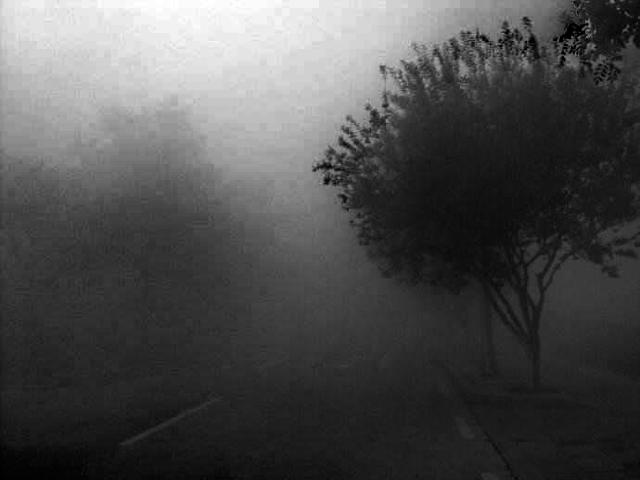
%> input picture LaneDetectionInFog/imgs/dehazed1.jpg, 640 x 480 px
$ octave --eval "result = preprocess(imread('../imgs/dehazed1.jpg'));"   (GNU Octave 9; MATLAB toolbox functions it lacks are replaced by stand-ins)
%> lines starting %> are read from the running program, lines starting %| are printed output that depends on the picture; in (x1, y1, x2, y2) boxes, pixels count from 0 and x2, y2 are one past the last pixel; in counts of white or black regions, pixels touching at a corner belong together; the program's own positions count from 1
function [frame,area] = preprocess(frame)
frame = rgb2gray(frame);
%> frame is the input picture: size 480x640 uint8; min 0, max 255, mean 77.6
frame = imresize(frame,[480,640]);
img = medfilt2(frame);
% se = strel('disk',3);
% img = imerode(img,se);
[Height,Width] = size(frame);
%> Height = 480; Width = 640
area = edge(frame,'canny',0.12,0.6);
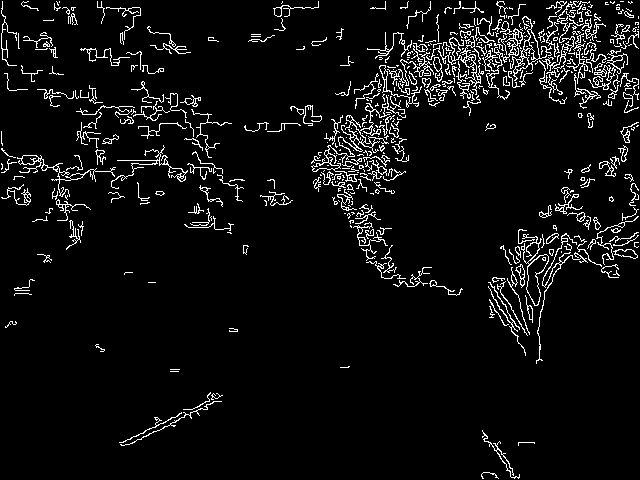
%> area: size 480x640 logical; 5.7% white in thin lines or dots
area(Height-30:Height,:)=0;
roi = 250;

area(1:roi,:)=0;  % 选取感兴趣面积
area(roi:roi+60,1:150)=0;
%> area: size 480x640 logical; 0.74% white in thin lines or dots, all inside (x1, y1, x2, y2) = (5, 250, 638, 449)
area(roi:roi+60,Width-150:Width)=0;
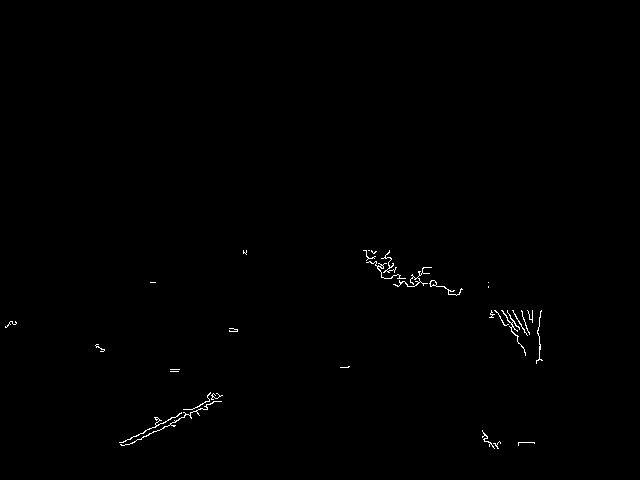
%> area: size 480x640 logical; 0.4% white in thin lines or dots, all inside (x1, y1, x2, y2) = (5, 250, 543, 449)
area(:,1:10)=0;
%> area: size 480x640 logical; 0.39% white in thin lines or dots, all inside (x1, y1, x2, y2) = (10, 250, 543, 449)
area(:,Width-10:Width)=0;
area = bwareaopen(area,50,8);  % 去小面积小点
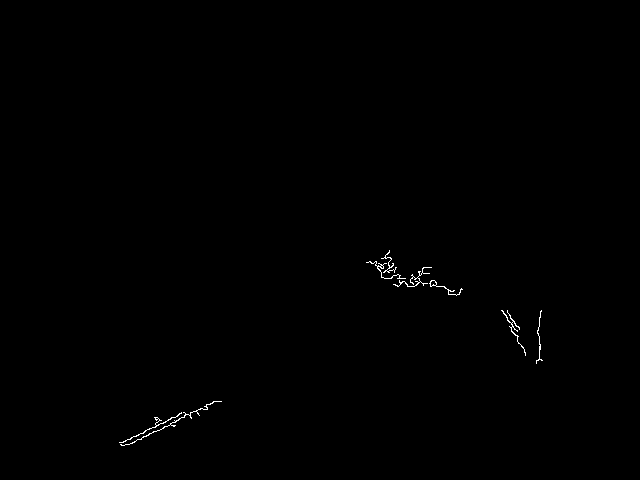
%> area: size 480x640 logical; 0.25% white in thin lines or dots, all inside (x1, y1, x2, y2) = (119, 250, 543, 446)

$ run again, on LaneDetectionInFog/imgs/dehazed2.jpg
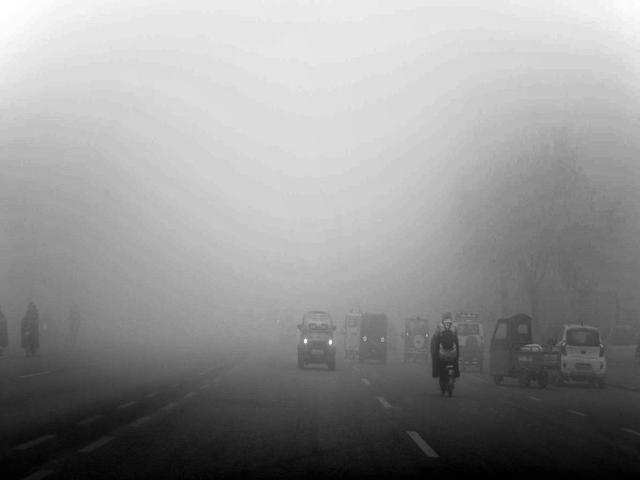
%> input picture LaneDetectionInFog/imgs/dehazed2.jpg, 640 x 480 px
%> in preprocess, `area = edge(frame,'canny',0.12,0.6);`:
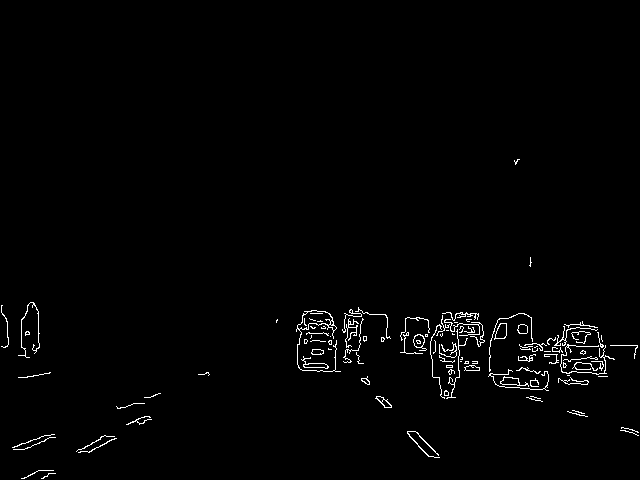
%> area: size 480x640 logical; 1.4% white in thin lines or dots, all inside (x1, y1, x2, y2) = (1, 159, 639, 479)
%> in preprocess, `area = bwareaopen(area,50,8);`:
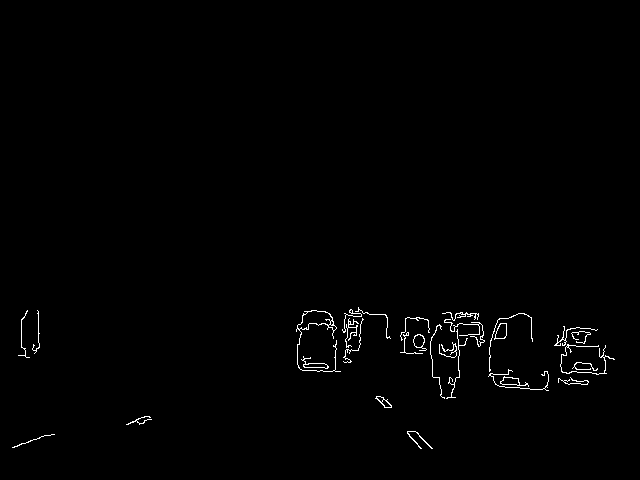
%> area: size 480x640 logical; 0.84% white in thin lines or dots, all inside (x1, y1, x2, y2) = (12, 307, 615, 449)

$ run again, on LaneDetectionInFog/imgs/dehazed3.jpg
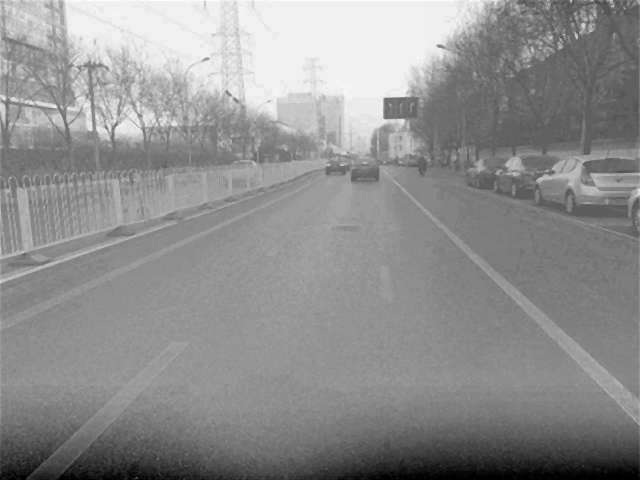
%> input picture LaneDetectionInFog/imgs/dehazed3.jpg, 640 x 480 px
%> in preprocess, `area = edge(frame,'canny',0.12,0.6);`:
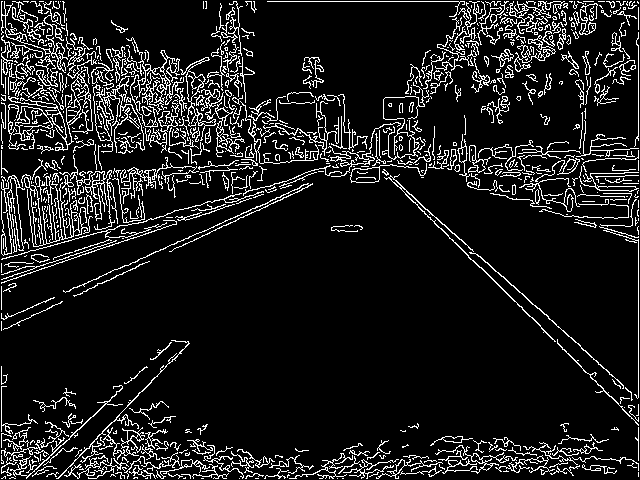
%> area: size 480x640 logical; 11% white in thin lines or dots
%> in preprocess, `area = bwareaopen(area,50,8);`:
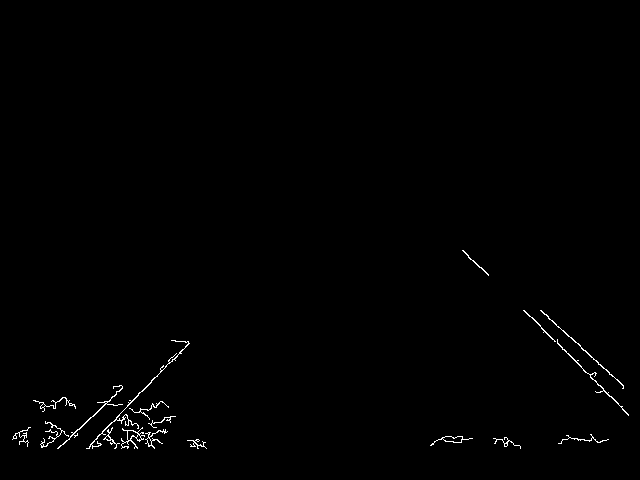
%> area: size 480x640 logical; 0.61% white in thin lines or dots, all inside (x1, y1, x2, y2) = (12, 250, 629, 449)

$ run again, on LaneDetectionInFog/imgs/dehazed4.jpg
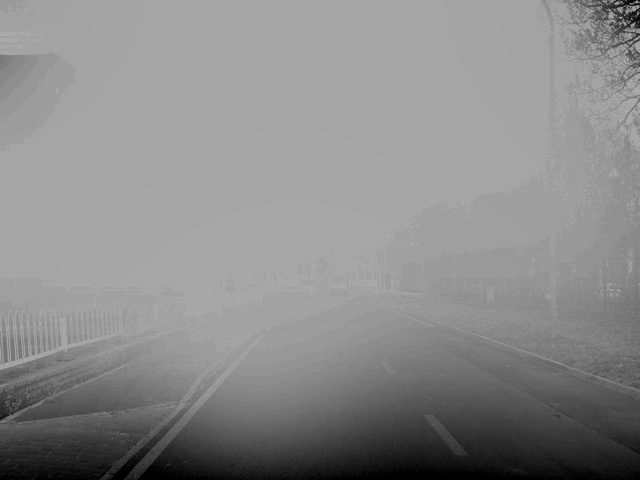
%> input picture LaneDetectionInFog/imgs/dehazed4.jpg, 640 x 480 px
%> in preprocess, `area = edge(frame,'canny',0.12,0.6);`:
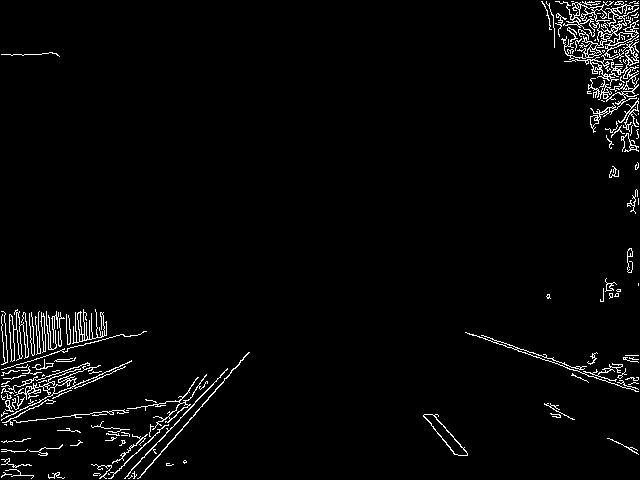
%> area: size 480x640 logical; 2.9% white in thin lines or dots
%> in preprocess, `area = bwareaopen(area,50,8);`:
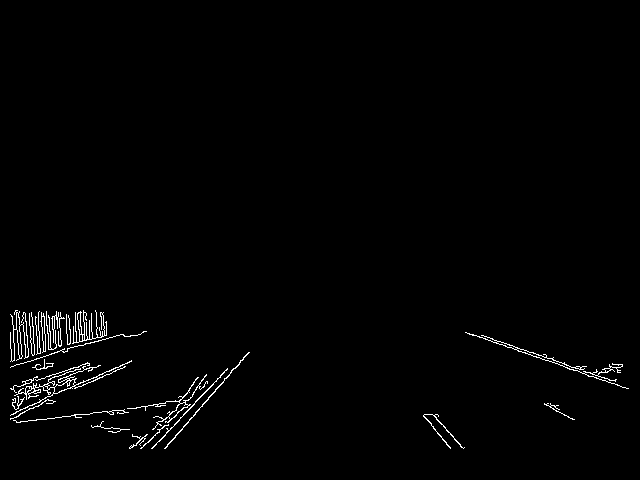
%> area: size 480x640 logical; 1.2% white in thin lines or dots, all inside (x1, y1, x2, y2) = (10, 310, 629, 449)
